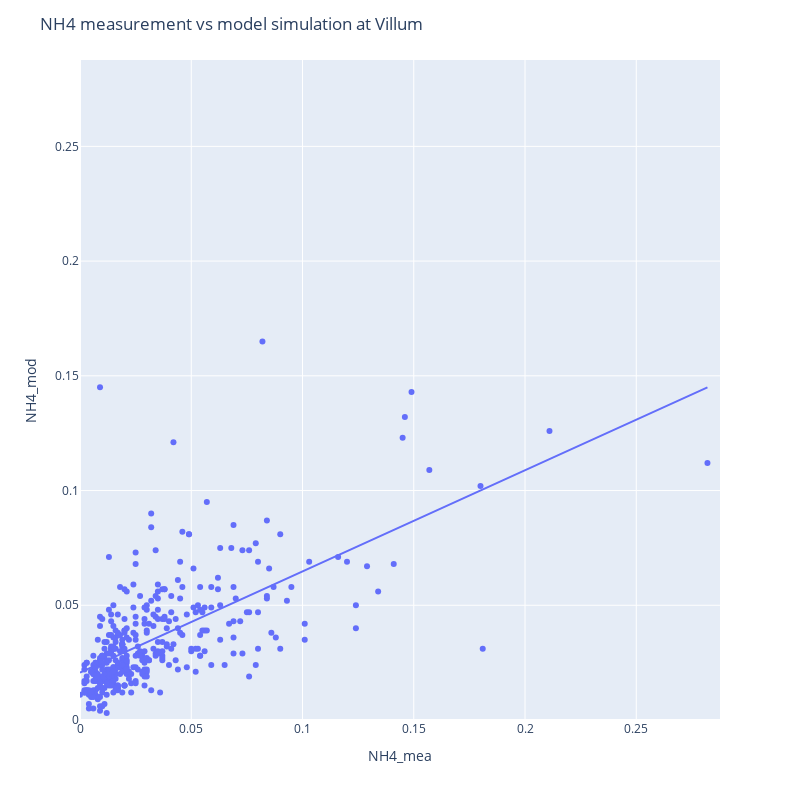

Source (notebook cell):
### Code cell
chemical,station = 'NH4','Villum'
plot_scatter(chemical,station)

### Figure 1 — Plotly figure (JSON) as saved in the notebook; plotly's stock layout.template omitted (floating-point values rounded to 4 significant figures; data arrays with more than 128 entries replaced by an {"elided": "..."} marker saying what was removed)
{"data": [{"hovertemplate": "NH4_mea=%{x}<br>NH4_mod=%{y}<extra></extra>", "legendgroup": "", "marker": {"color": "#636efa", "symbol": "circle"}, "mode": "markers", "name": "", "orientation": "v", "showlegend": false, "type": "scatter", "x": {"elided": "782 float values"}, "xaxis": "x", "y": {"elided": "782 float values"}, "yaxis": "y"}, {"hovertemplate": "<b>OLS trendline</b><br>NH4_mod = 0.441034 * NH4_mea + 0.020616<br>R<sup>2</sup>=0.419389<br><br>NH4_mea=%{x}<br>NH4_mod=%{y} <b>(trend)</b><extra></extra>", "legendgroup": "", "marker": {"color": "#636efa", "symbol": "circle"}, "mode": "lines", "name": "", "showlegend": false, "type": "scatter", "x": {"elided": "378 float values"}, "xaxis": "x", "y": {"elided": "378 float values"}, "yaxis": "y"}], "layout": {"height": 800, "legend": {"tracegroupgap": 0}, "margin": {"t": 60}, "title": {"text": "NH4 measurement vs model simulation at Villum"}, "width": 800, "xaxis": {"anchor": "y", "domain": [0, 1], "range": [0, 0.2876], "title": {"text": "NH4_mea"}}, "yaxis": {"anchor": "x", "domain": [0, 1], "range": [0, 0.2876], "title": {"text": "NH4_mod"}}}}
